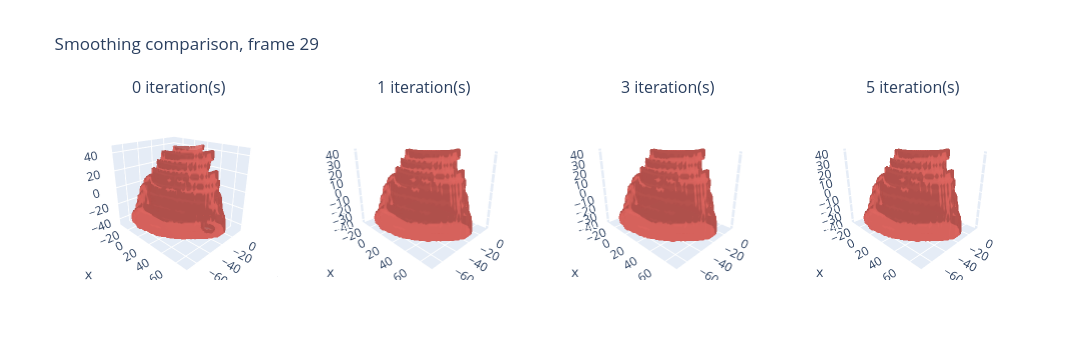

Source (notebook cell):
### Code cell
# 5. Smoothing assessment on the largest original-label RV frame.
from plotly.subplots import make_subplots
representative_frame = int(np.argmax(raw_rv_voxel_counts))
representative_raw = rv_frames[..., representative_frame]
representative_voxel_ml = raw_rv_voxel_counts[representative_frame] * voxel_volume_mm3 / 1000.0
smoothing_levels, smoothing_rows, smoothing_meshes = [0, 1, 3, 5], [], []
for iterations in smoothing_levels:
    candidate = keep_main_component(representative_raw)
    for _ in range(iterations):
        candidate = ndimage.binary_closing(candidate, iterations=1)
    candidate_mesh = frame_mesh(candidate, affine)
    tri = trimesh.Trimesh(vertices=candidate_mesh['vertices'], faces=candidate_mesh['faces'], process=False)
    volume_ml = abs(float(tri.volume)) / 1000.0
    percent_difference = 100.0 * abs(volume_ml - representative_voxel_ml) / representative_voxel_ml
    smoothing_rows.append({'iterations': iterations, 'mesh_ml': volume_ml, 'percent_difference': percent_difference})
    smoothing_meshes.append((iterations, candidate_mesh))
print(f'Representative frame: {representative_frame}; original-label voxel volume: {representative_voxel_ml:.3f} mL')
print('iterations | mesh volume (mL) | percent deviation from original-label volume')
for row in smoothing_rows:
    print(f"{row['iterations']:>10} | {row['mesh_ml']:>16.3f} | {row['percent_difference']:>44.2f}%")
acceptable_smoothing = [row['iterations'] for row in smoothing_rows if row['percent_difference'] <= 5.0]
# The 1, 3, and 5 iteration outputs are identical for this mask; retain the minimum
# effective setting so we do not imply extra smoothing where it produces no change.
recommended_smoothing = 1 if 1 in acceptable_smoothing else 0
print(f'Recommendation: SMOOTHING_ITERATIONS = {recommended_smoothing}. Iterations 1, 3, and 5 have the same measured volume here, so 1 is the minimum effective setting.')
comparison = make_subplots(rows=1, cols=4, specs=[[{'type': 'scene'}] * 4], subplot_titles=[f'{iterations} iteration(s)' for iterations, _ in smoothing_meshes])
for column, (iterations, mesh) in enumerate(smoothing_meshes, start=1):
    vertices, faces = mesh['vertices'], mesh['faces']
    comparison.add_trace(go.Mesh3d(x=vertices[:, 0], y=vertices[:, 1], z=vertices[:, 2], i=faces[:, 0], j=faces[:, 1], k=faces[:, 2], color='#d95f59', opacity=0.85, name=str(iterations), showscale=False), row=1, col=column)
comparison.update_layout(title=f'Smoothing comparison, frame {representative_frame}', width=1200, height=360)
comparison.update_scenes(aspectmode='data', camera=dict(eye=dict(x=1.6, y=-1.6, z=0.9), up=dict(x=0, y=0, z=1)))
comparison.show()

### Figure 1 — Plotly figure (JSON) as saved in the notebook; plotly's stock layout.template omitted (floating-point values rounded to 4 significant figures; data arrays with more than 128 entries replaced by an {"elided": "..."} marker saying what was removed)
{"data": [{"color": "#d95f59", "i": {"elided": "13682 int values"}, "j": {"elided": "13682 int values"}, "k": {"elided": "13682 int values"}, "name": "0", "opacity": 0.85, "scene": "scene", "showscale": false, "type": "mesh3d", "x": {"elided": "6901 float values"}, "y": {"elided": "6901 float values"}, "z": {"elided": "6901 float values"}}, {"color": "#d95f59", "i": {"elided": "13638 int values"}, "j": {"elided": "13638 int values"}, "k": {"elided": "13638 int values"}, "name": "1", "opacity": 0.85, "scene": "scene2", "showscale": false, "type": "mesh3d", "x": {"elided": "6811 float values"}, "y": {"elided": "6811 float values"}, "z": {"elided": "6811 float values"}}, {"color": "#d95f59", "i": {"elided": "13638 int values"}, "j": {"elided": "13638 int values"}, "k": {"elided": "13638 int values"}, "name": "3", "opacity": 0.85, "scene": "scene3", "showscale": false, "type": "mesh3d", "x": {"elided": "6811 float values"}, "y": {"elided": "6811 float values"}, "z": {"elided": "6811 float values"}}, {"color": "#d95f59", "i": {"elided": "13638 int values"}, "j": {"elided": "13638 int values"}, "k": {"elided": "13638 int values"}, "name": "5", "opacity": 0.85, "scene": "scene4", "showscale": false, "type": "mesh3d", "x": {"elided": "6811 float values"}, "y": {"elided": "6811 float values"}, "z": {"elided": "6811 float values"}}], "layout": {"annotations": [{"font": {"size": 16}, "showarrow": false, "text": "0 iteration(s)", "x": 0.1062, "xanchor": "center", "xref": "paper", "y": 1.0, "yanchor": "bottom", "yref": "paper"}, {"font": {"size": 16}, "showarrow": false, "text": "1 iteration(s)", "x": 0.3688, "xanchor": "center", "xref": "paper", "y": 1.0, "yanchor": "bottom", "yref": "paper"}, {"font": {"size": 16}, "showarrow": false, "text": "3 iteration(s)", "x": 0.6313, "xanchor": "center", "xref": "paper", "y": 1.0, "yanchor": "bottom", "yref": "paper"}, {"font": {"size": 16}, "showarrow": false, "text": "5 iteration(s)", "x": 0.8938, "xanchor": "center", "xref": "paper", "y": 1.0, "yanchor": "bottom", "yref": "paper"}], "height": 360, "scene": {"aspectmode": "data", "camera": {"eye": {"x": 1.6, "y": -1.6, "z": 0.9}, "up": {"x": 0, "y": 0, "z": 1}}, "domain": {"x": [0.0, 0.2125], "y": [0.0, 1.0]}}, "scene2": {"aspectmode": "data", "camera": {"eye": {"x": 1.6, "y": -1.6, "z": 0.9}, "up": {"x": 0, "y": 0, "z": 1}}, "domain": {"x": [0.2625, 0.475], "y": [0.0, 1.0]}}, "scene3": {"aspectmode": "data", "camera": {"eye": {"x": 1.6, "y": -1.6, "z": 0.9}, "up": {"x": 0, "y": 0, "z": 1}}, "domain": {"x": [0.525, 0.7375], "y": [0.0, 1.0]}}, "scene4": {"aspectmode": "data", "camera": {"eye": {"x": 1.6, "y": -1.6, "z": 0.9}, "up": {"x": 0, "y": 0, "z": 1}}, "domain": {"x": [0.7875, 1.0], "y": [0.0, 1.0]}}, "title": {"text": "Smoothing comparison, frame 29"}, "width": 1200}}
